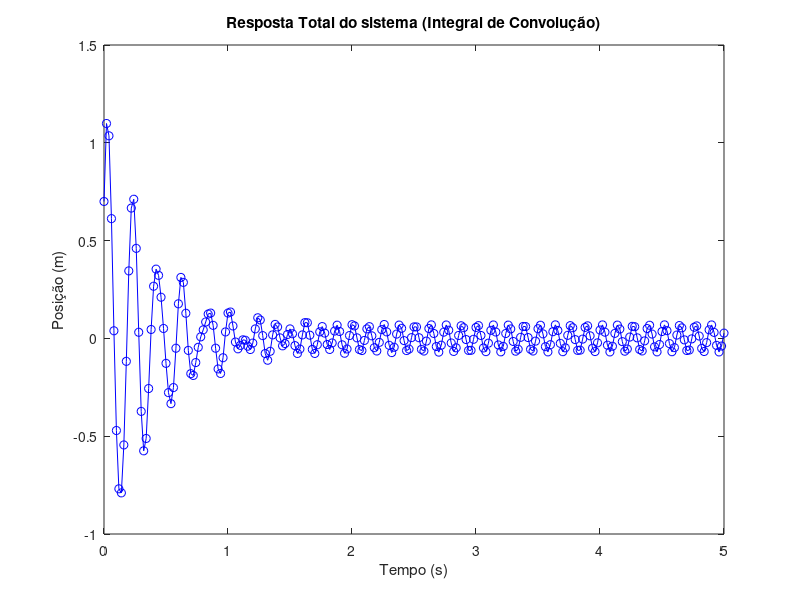

This chart was generated by the following MATLAB code:
% Parâmetros do sistema
m = 1;     % massa (kg)
c = 5;     % constante do amortecedor (Ns/m)
k = 1000;  % constante da mola (N/m)


% Condições iniciais
x0 = 0.7;  % posição inicial 0.7(m)
v0 = 30;   % velocidade inicial 30(m/s)

% Função da Força Externa
F = @(t) -100 * cos(50 * t);  % Exemplo: F(t) = -100*cos(50t)

% Tempo de simulação
t_start = 0;
t_end = 5;
dt = 0.02;
t = t_start:dt:t_end;

% Frequência natural do sistema
omega_n = sqrt(k / m);

% Fator de amortecimento
xi = c / (2 * sqrt(m * k));


omega_d = omega_n * sqrt(1 - xi^2);

Green = @(t) exp(-xi*omega_n*t)/(m*omega_d).*sin(omega_d*t);

% Cálculo da resposta total pela integral de convolução

xp = dt*conv(Green(t),F(t));
xp = xp(1:length(t));


% Cálculo de c1 e c2
%diff: Função para calcular diferenças forward e, com isso, calcular a derivada

c1 = x0 - xp(1);
derxp = diff(xp)/dt;
c2 = (v0 - derxp(1)+xi*omega_n*c1)/omega_d;
x_hom = @(t) exp(-xi * omega_n * t) .* (c1 * cos(omega_d * t) + c2 * sin(omega_d * t));
x = x_hom(t) + xp;

%TESTE:
%
%teste_funct = m*diff(diff(x))/dt^2 + c*diff(x)(1:length(x)-2)/dt + k*(x)(1:length(x)-2);
%plot(t(1:length(t)-2),abs(teste_funct-F(t)(1:length(t)-2)),'bo-');
%
%O plot acima mostra a diferença em módulo entre " mx'' + cx' + kx " e " F(t) "
%Observa-se que o plot diminui em valor conforme dt diminui
%Se dt = 0.02, o valor máximo do plot é por volta de 530
%Se dt = 0.0001, o valor máximo do plot é por volta de 2.8
%
%O código abaixo mostra os valores de x0 e v0 esperados assim como seus valores
%obtidos pela x(t) calculada.
%
%x0
%v0
%disp(["x(0) = "  num2str(x(1))])
%disp(["x'(0) = " , num2str((diff(x)/dt)(1))]);


% Plot da resposta total
figure;
plot(t,x,'bo-');
xlabel('Tempo (s)');
ylabel('Posição (m)');
title('Resposta Total do sistema (Integral de Convolução)');
